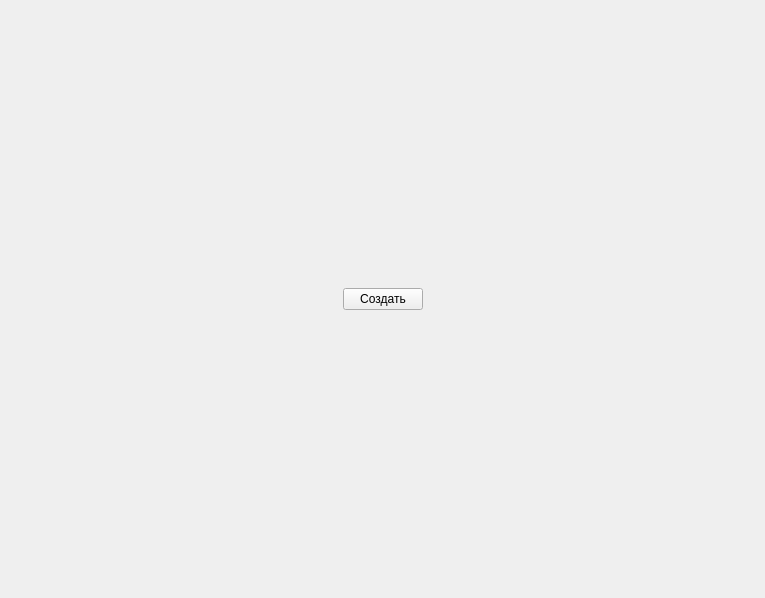
<?xml version="1.0" encoding="UTF-8"?>
<ui version="4.0">
 <class>MainWindow</class>
 <widget class="QMainWindow" name="MainWindow">
  <property name="geometry">
   <rect>
    <x>0</x>
    <y>0</y>
    <width>765</width>
    <height>598</height>
   </rect>
  </property>
  <property name="windowTitle">
   <string>MainWindow</string>
  </property>
  <widget class="QWidget" name="centralwidget">
   <layout class="QVBoxLayout" name="verticalLayout_2">
    <item>
     <layout class="QVBoxLayout" name="verticalLayout">
      <item>
       <spacer name="verticalSpacer">
        <property name="orientation">
         <enum>Qt::Vertical</enum>
        </property>
        <property name="sizeHint" stdset="0">
         <size>
          <width>20</width>
          <height>40</height>
         </size>
        </property>
       </spacer>
      </item>
      <item>
       <layout class="QHBoxLayout" name="horizontalLayout">
        <item>
         <spacer name="horizontalSpacer">
          <property name="orientation">
           <enum>Qt::Horizontal</enum>
          </property>
          <property name="sizeHint" stdset="0">
           <size>
            <width>40</width>
            <height>20</height>
           </size>
          </property>
         </spacer>
        </item>
        <item>
         <widget class="QPushButton" name="btn">
          <property name="text">
           <string>Создать</string>
          </property>
         </widget>
        </item>
        <item>
         <spacer name="horizontalSpacer_2">
          <property name="orientation">
           <enum>Qt::Horizontal</enum>
          </property>
          <property name="sizeHint" stdset="0">
           <size>
            <width>40</width>
            <height>20</height>
           </size>
          </property>
         </spacer>
        </item>
       </layout>
      </item>
      <item>
       <spacer name="verticalSpacer_2">
        <property name="orientation">
         <enum>Qt::Vertical</enum>
        </property>
        <property name="sizeHint" stdset="0">
         <size>
          <width>20</width>
          <height>40</height>
         </size>
        </property>
       </spacer>
      </item>
     </layout>
    </item>
   </layout>
  </widget>
 </widget>
 <resources/>
 <connections/>
</ui>
